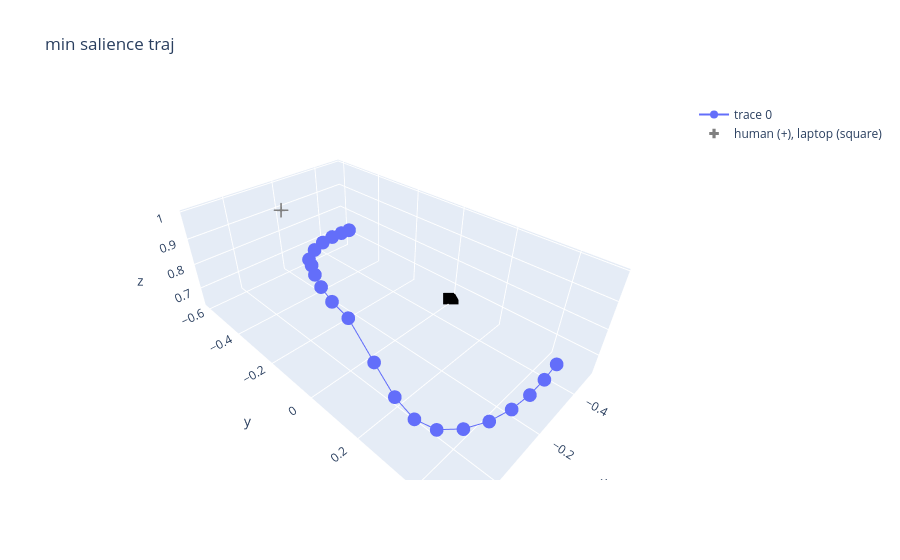

Notebook cell for this chart:
### Code cell
vis_trajectory(min_salience_traj, "min salience traj")

### Figure 1 — Plotly figure (JSON) as saved in the notebook; plotly's stock layout.template omitted (floating-point values rounded to 4 significant figures)
{"data": [{"mode": "lines+markers", "type": "scatter3d", "x": [-0.2486, -0.1957, -0.1397, -0.08366, -0.03029, 0.01743, 0.04277, 0.06896, 0.09048, 0.1022, 0.1007, 0.1247, 0.1329, 0.1251, 0.09915, 0.05332, -0.007362, -0.07692, -0.1501, -0.2227, -0.2917], "y": [-0.2688, -0.2455, -0.2242, -0.2006, -0.1718, -0.1359, -0.08976, -0.04164, 0.01023, 0.06579, 0.1226, 0.2352, 0.3098, 0.3639, 0.4086, 0.4487, 0.477, 0.4934, 0.4997, 0.499, 0.4956], "z": [0.9212, 0.939, 0.9543, 0.9662, 0.9741, 0.9777, 0.9902, 0.9942, 0.9914, 0.9807, 0.9608, 0.9084, 0.8576, 0.8216, 0.8018, 0.7992, 0.7969, 0.7938, 0.7908, 0.79, 0.794]}, {"marker": {"color": ["gray", "black"], "showscale": false, "size": 8, "symbol": ["cross", "square"]}, "mode": "markers", "name": "human (+), laptop (square)", "type": "scatter3d", "x": [-0.2, -0.5], "y": [-0.6, 0], "z": [0.9, 0.635]}], "layout": {"title": {"text": "min salience traj"}}}
